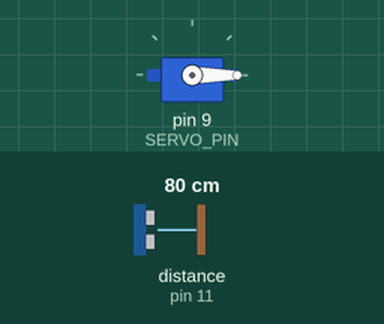
Recording of a program running on a simulated Arduino Uno, built with avr-gcc and run on an emulated ATmega328P. On the bench: servo. Inputs (shaded band) come from the test bench; at power-on: distance to the obstacle (sensor on pin 11) 80 cm. The echo pulse lasts 58.3 µs per cm; what the program prints to the serial monitor is not drawn.

Above: at 3.2 s.
3.3 s: distance to the obstacle (sensor on pin 11) set to 12 cm
6.4 s: distance to the obstacle (sensor on pin 11) set to 9 cm
At 8.8 s:
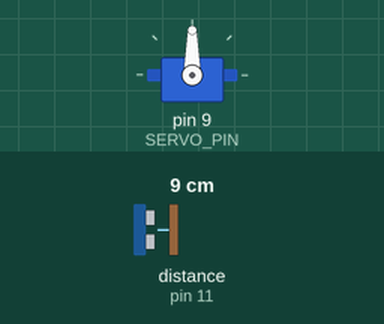
Timing chart, 0 to 10.3 s (numbered marks = the images above; inputs shaded):
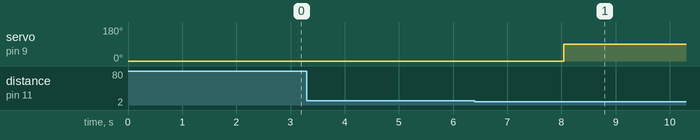

Measured:
- the behaviour switches between 11 and 10 cm on distance to the obstacle (sensor on pin 11) (found by bisection; images 0 and 1)
- after the input at 3.3 s, every drawn part: stays the same
- after the input at 6.4 s, servo on pin 9 (SERVO_PIN): 0° → 90° after 1.6 s

The program:

main.cpp
```cpp
/*
 * Tempat Sampah Otomatis
 * Proyek ini menggunakan sensor ultrasonik HC-SR04 dan servo motor
 * untuk membuat tempat sampah yang membuka otomatis ketika ada objek mendekat
 */

#include <Arduino.h>
#include <NewPing.h>
#include <Servo.h>

// Pin dan konstanta
#define TRIGGER_PIN  12     // Pin trigger sensor ultrasonik
#define ECHO_PIN     11     // Pin echo sensor ultrasonik
#define SERVO_PIN    9      // Pin kontrol servo motor
#define MAX_DISTANCE 200    // Jarak maksimum sensor (cm)
#define JARAK_DETEKSI 10    // Jarak untuk membuka tutup (cm)
#define SERVO_TUTUP  0      // Posisi servo tutup (derajat)
#define SERVO_BUKA   90     // Posisi servo buka (derajat)

// Objek
Servo servoTutup;
NewPing sonar(TRIGGER_PIN, ECHO_PIN, MAX_DISTANCE);

void setup() {
  // Sistem initialization
  Serial.begin(9600);
  servoTutup.attach(SERVO_PIN);   // Hubungkan servo ke pin
  servoTutup.write(SERVO_TUTUP);  // Posisi awal: tutup

  Serial.println("=== Tempat Sampah Otomatis ===");
  Serial.println("Sistem siap beroperasi...");
  delay(2000);
}

// Fungsi untuk membaca jarak dengan filtering yang lebih baik
int bacaJarakDenganFilter() {
  int pembacaan[5];
  int validCount = 0;

  // Baca sensor 5 kali dengan jeda yang cukup
  for (int i = 0; i < 5; i++) {
    delay(60); // Delay minimum untuk sensor ultrasonik
    int jarak = sonar.ping_cm();

    // Filter nilai yang masuk akal (antara 2-200 cm)
    if (jarak >= 2 && jarak <= 200) {
      pembacaan[validCount] = jarak;
      validCount++;
    }
  }

  // Jika tidak ada pembacaan valid, return 0
  if (validCount == 0) {
    return 0;
  }

  // Hitung rata-rata dari pembacaan yang valid
  int total = 0;
  for (int i = 0; i < validCount; i++) {
    total += pembacaan[i];
  }

  return total / validCount;
}

void loop() {
  // Scan jarak dengan filtering yang lebih baik
  Serial.print("Scanning... ");
  int jarak = bacaJarakDenganFilter();

  Serial.print("Jarak: ");
  if (jarak == 0) {
    Serial.println("Di luar jangkauan atau jarak > 200 cm");
  } else {
    Serial.print(jarak);
    Serial.println(" cm");
  }

  // Jika ada objek mendekat dengan jarak <= 10 cm
  if (jarak > 0 && jarak <= JARAK_DETEKSI) {
    Serial.println(">>> Objek terdeteksi! Membuka tutup...");

    // Matikan servo signal untuk mengurangi interferensi
    servoTutup.detach();
    delay(100);

    // Nyalakan kembali dan buka tutup
    servoTutup.attach(SERVO_PIN);
    servoTutup.write(SERVO_BUKA);
    Serial.println(">>> Tutup TERBUKA - menunggu 10 detik...");

    // Tunggu servo mencapai posisi (tidak terburu-buru)
    delay(1000);

    // Matikan servo lagi untuk mengurangi noise selama delay
    servoTutup.detach();

    // Countdown 10 detik tanpa interferensi servo
    for (int i = 10; i > 0; i--) {
      Serial.print("Tutup dalam: ");
      Serial.print(i);
      Serial.println(" detik");
      delay(1000);
    }

    // Nyalakan servo dan tutup
    Serial.println(">>> Menutup tutup...");
    servoTutup.attach(SERVO_PIN);
    servoTutup.write(SERVO_TUTUP);

    // Tunggu servo menutup
    delay(1000);

    // Matikan servo lagi
    servoTutup.detach();

    Serial.println(">>> Tutup TERTUTUP");
    Serial.println("---");

    // Stabilisasi sebelum scan berikutnya
    delay(2000);

    // Nyalakan servo kembali untuk operasi normal
    servoTutup.attach(SERVO_PIN);
  }

  // Delay scan berikutnya (total sekitar 3 detik termasuk waktu pembacaan)
  delay(2500);
}
```
